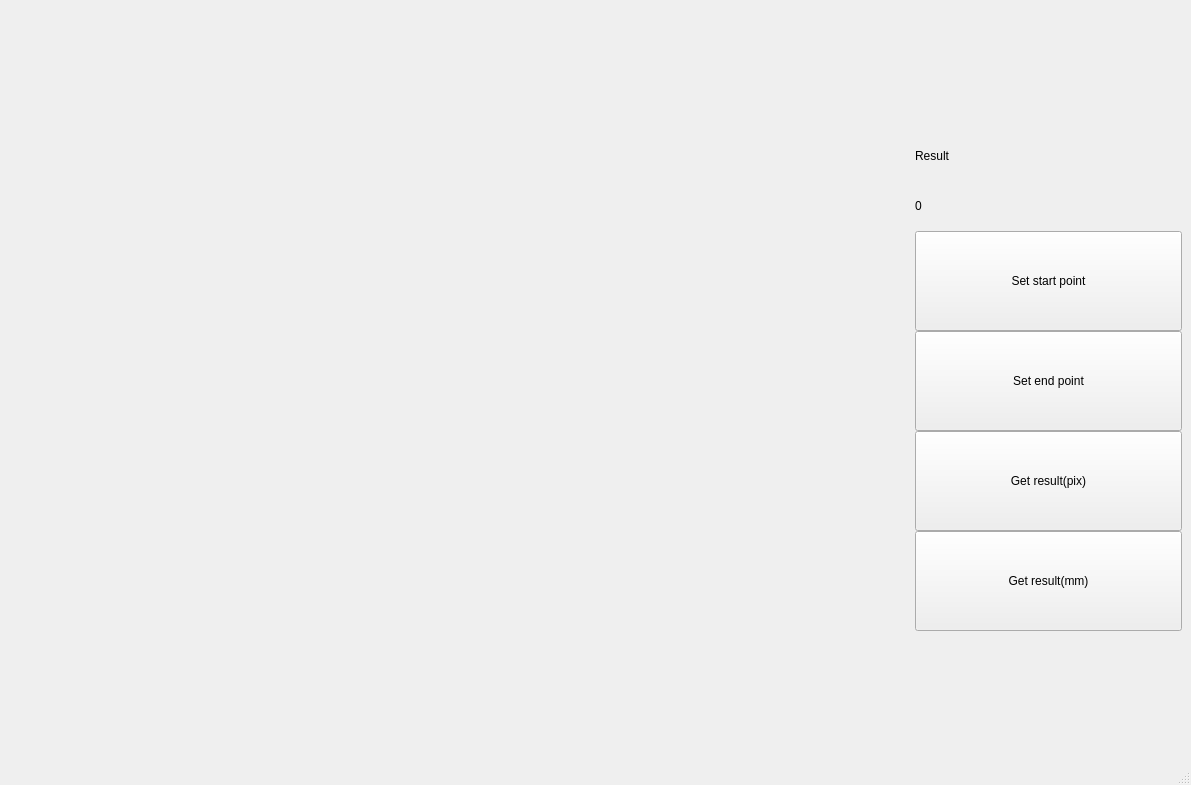
<?xml version="1.0" encoding="UTF-8"?>
<ui version="4.0">
 <class>MainWindow</class>
 <widget class="QMainWindow" name="MainWindow">
  <property name="geometry">
   <rect>
    <x>0</x>
    <y>0</y>
    <width>1191</width>
    <height>785</height>
   </rect>
  </property>
  <property name="windowTitle">
   <string>MainWindow</string>
  </property>
  <widget class="QWidget" name="centralwidget">
   <layout class="QGridLayout" name="gridLayout">
    <item row="0" column="1">
     <layout class="QHBoxLayout" name="horizontalLayout">
      <item>
       <layout class="QVBoxLayout" name="menu_layout">
        <property name="spacing">
         <number>0</number>
        </property>
        <item>
         <widget class="QLabel" name="label_result">
          <property name="maximumSize">
           <size>
            <width>16777215</width>
            <height>50</height>
           </size>
          </property>
          <property name="text">
           <string>Result</string>
          </property>
         </widget>
        </item>
        <item>
         <widget class="QLabel" name="result">
          <property name="maximumSize">
           <size>
            <width>16777215</width>
            <height>50</height>
           </size>
          </property>
          <property name="text">
           <string>0</string>
          </property>
         </widget>
        </item>
        <item>
         <widget class="QPushButton" name="button_set_start_point">
          <property name="minimumSize">
           <size>
            <width>0</width>
            <height>100</height>
           </size>
          </property>
          <property name="text">
           <string>Set start point</string>
          </property>
         </widget>
        </item>
        <item>
         <widget class="QPushButton" name="butto_set_end_point">
          <property name="minimumSize">
           <size>
            <width>0</width>
            <height>100</height>
           </size>
          </property>
          <property name="text">
           <string>Set end point</string>
          </property>
         </widget>
        </item>
        <item>
         <widget class="QPushButton" name="button_get_res_pix">
          <property name="minimumSize">
           <size>
            <width>0</width>
            <height>100</height>
           </size>
          </property>
          <property name="text">
           <string>Get result(pix)</string>
          </property>
         </widget>
        </item>
        <item>
         <widget class="QPushButton" name="button_get_res_mm">
          <property name="minimumSize">
           <size>
            <width>0</width>
            <height>100</height>
           </size>
          </property>
          <property name="text">
           <string>Get result(mm)</string>
          </property>
         </widget>
        </item>
       </layout>
      </item>
     </layout>
    </item>
    <item row="0" column="0">
     <widget class="QLabel" name="image">
      <property name="minimumSize">
       <size>
        <width>900</width>
        <height>0</height>
       </size>
      </property>
      <property name="text">
       <string/>
      </property>
     </widget>
    </item>
   </layout>
  </widget>
  <widget class="QMenuBar" name="menubar">
   <property name="geometry">
    <rect>
     <x>0</x>
     <y>0</y>
     <width>1191</width>
     <height>23</height>
    </rect>
   </property>
  </widget>
  <widget class="QStatusBar" name="statusbar"/>
 </widget>
 <resources/>
 <connections/>
</ui>
